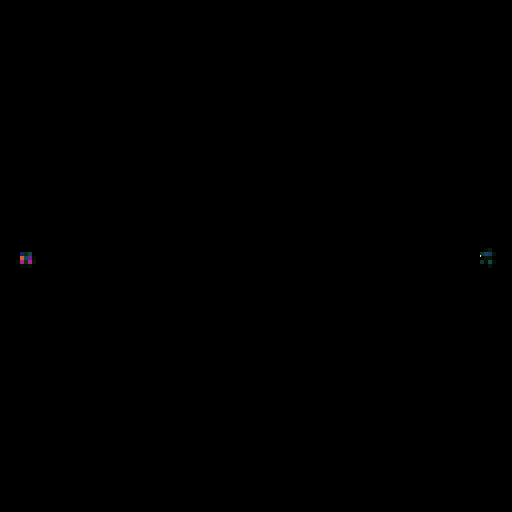
Frame 1 (no input)
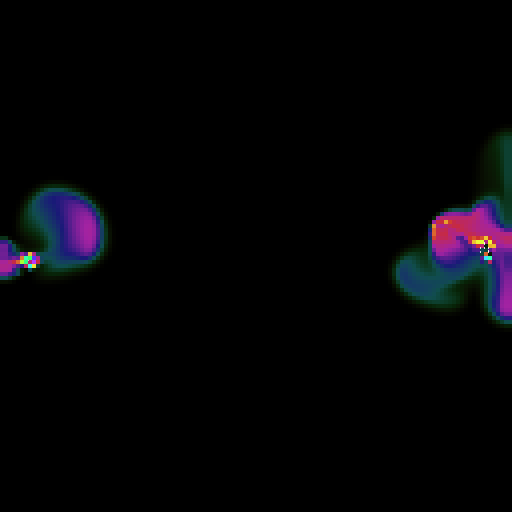
Frame 60 (the mouse pressed at the canvas centre just before this capture)
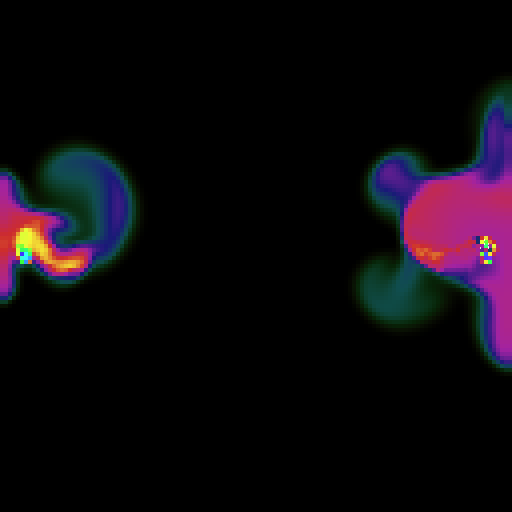
Frame 120 (the mouse held since frame 60 and released just before this capture)

The Processing sketch that drew these frames (run headless with seeded random() and noise(); from frame 60 on, the mouse is pressed at the canvas centre):

// Processing sketch: FluidSimulation
// ── FluidSimulation.pde
final int N = 128;
final int iter = 32;
final int SCALE = 4;
float t = 0;

Fluid fluid;


void settings() {
  size(N * SCALE, N * SCALE);
}

void setup() {
  fluid = new Fluid(0.2, 0.0000001, 0.0000001);
}

void draw() {
  background(0);
  int cx = int(0.05 * width / SCALE);
  int cy = int(0.5 * height / SCALE);
  int cx_1 = int(0.95 * width / SCALE);
  int cy_1 = int(0.5 * height / SCALE); 
  for (int i = -1; i <= 1; i++) {
    for (int j = -1; j <= 1; j++) {
      fluid.addDensity(cx+i, cy+j, random(0, 240));
      fluid.addDensity(cx_1+i, cy_1+j, random(0, 240));
    }
  }
  /*
  for (int i = 0; i < 2; i++) {
    float angle = noise(t) * TWO_PI * 2;
    PVector v = PVector.fromAngle(angle);
    v.mult(0.2);
    t += 0.01;
    fluid.addVelocity(cx, cy, v.x, v.y);
    fluid.addVelocity(cx_1, cy_1, v.x, v.y);
  }
  */
  /*
  PVector v = PVector.fromAngle(PI/4f);
  PVector v_1 = PVector.fromAngle(3f*PI/4f);
  v.mult(0.2);
  v_1.mult(0.4);
  fluid.addVelocity(cx, cy, v.x, v.y);
  fluid.addVelocity(cx_1, cy_1, v_1.x, v_1.y);
  */
  
  for (int i = 0; i < 2; i++) {
    float angle = noise(t) * TWO_PI * 2;
    PVector v = PVector.fromAngle(angle);
    v.mult(0.2);
    t += 0.01;
    fluid.addVelocity(cx, cy, v.x, v.y);
  }
  
  for (int i = 0; i < 2; i++) {
    float angle = noise(t + 1) * TWO_PI * 2;
    PVector v = PVector.fromAngle(angle);
    v.mult(0.4);
    t += 0.01;
    fluid.addVelocity(cx_1, cy_1, v.x, v.y);
  }

  fluid.step();
  fluid.renderD();
  fluid.renderV();
  fluid.fadeD();
}
// ── Fluid.pde
int IX(int x, int y) {
  x = constrain(x, 0, N-1);
  y = constrain(y, 0, N-1);
  return x + (y * N);
}


class Fluid {
  int size;
  float dt;
  float diff;
  float visc;

  float[] s;
  float[] density;

  float[] Vx;
  float[] Vy;

  float[] Vx0;
  float[] Vy0;

  Fluid(float dt, float diffusion, float viscosity) {

    this.size = N;
    this.dt = dt;
    this.diff = diffusion;
    this.visc = viscosity;

    this.s = new float[N*N];
    this.density = new float[N*N];

    this.Vx = new float[N*N];
    this.Vy = new float[N*N];

    this.Vx0 = new float[N*N];
    this.Vy0 = new float[N*N];
  }

  void step() {
    float visc = this.visc;
    float diff = this.diff;
    float dt = this.dt;
    float[] Vx = this.Vx;
    float[] Vy = this.Vy;
    float[] Vx0 = this.Vx0;
    float[] Vy0 = this.Vy0;
    float[] s = this.s;
    float[] density = this.density;

    diffuse(1, Vx0, Vx, visc, dt);
    diffuse(2, Vy0, Vy, visc, dt);

    project(Vx0, Vy0, Vx, Vy);

    advect(1, Vx, Vx0, Vx0, Vy0, dt);
    advect(2, Vy, Vy0, Vx0, Vy0, dt);

    project(Vx, Vy, Vx0, Vy0);

    diffuse(0, s, density, diff, dt);
    advect(0, density, s, Vx, Vy, dt);
  }

  void addDensity(int x, int y, float amount) {
    int index = IX(x, y);
    this.density[index] += amount;
  }

  void addVelocity(int x, int y, float amountX, float amountY) {
    int index = IX(x, y);
    this.Vx[index] += amountX;
    this.Vy[index] += amountY;
  }

  void renderD() {
    colorMode(HSB, 255);

    for (int i = 0; i < N; i++) {
      for (int j = 0; j < N; j++) {
        float x = i * SCALE;
        float y = j * SCALE;
        float d = this.density[IX(i, j)];
        fill((d+50)%255, 200, d);
        noStroke();
        square(x, y, SCALE);
      }
    }
  }

  void renderV() {

    for (int i = 0; i < N; i++) {
      for (int j = 0; j < N; j++) {
        float x = i * SCALE;
        float y = j * SCALE;
        float vx = this.Vx[IX(i, j)];
        float vy = this.Vy[IX(i, j)];
        stroke(255);

        if (!(abs(vx) < 0.1 && abs(vy) <= 0.1)) {
          line(x, y, x+vx*SCALE, y+vy*SCALE );
        }
      }
    }
  }

  void fadeD() {
    for (int i = 0; i < this.density.length; i++) {
      float d = density[i];
      density[i] = constrain(d-0.02, 0, 255);
    }
  }
}
// ── Fluid_Extend.pde
void diffuse (int b, float[] x, float[] x0, float diff, float dt) {
  float a = dt * diff * (N - 2) * (N - 2);
  lin_solve(b, x, x0, a, 1+6*a);
}


void lin_solve(int b, float[] x, float[] x0, float a, float c) {
  float cRecip = 1.0 / c;
  for (int k = 0; k < iter; k++) {
    for (int j = 1; j < N - 1; j++) {
      for (int i = 1; i < N - 1; i++) {
        x[IX(i, j)] = (x0[IX(i, j)] + a*(x[IX(i+1, j)] + x[IX(i-1, j)] + x[IX(i, j+1)] + x[IX(i, j-1)])) * cRecip;
      }
    }
    set_bnd(b, x);
  }
}


void project(float[] velocX, float[] velocY, float[] p, float[] div) {
  for (int j = 1; j < N - 1; j++) {
    for (int i = 1; i < N - 1; i++) {
      div[IX(i, j)] = -0.5f *(velocX[IX(i+1, j)] - velocX[IX(i-1, j)] + velocY[IX(i, j+1)] - velocY[IX(i, j-1)]) / N;
      p[IX(i, j)] = 0;
    }
  }
  set_bnd(0, div); 
  set_bnd(0, p);
  lin_solve(0, p, div, 1, 6);

  for (int j = 1; j < N - 1; j++) {
    for (int i = 1; i < N - 1; i++) {
      velocX[IX(i, j)] -= 0.5f * (p[IX(i+1, j)] - p[IX(i-1, j)]) * N;
      velocY[IX(i, j)] -= 0.5f * (p[IX(i, j+1)] - p[IX(i, j-1)]) * N;
    }
  }
  set_bnd(1, velocX);
  set_bnd(2, velocY);
}


void advect(int b, float[] d, float[] d0, float[] velocX, float[] velocY, float dt) {
  float i0, i1, j0, j1;

  float dtx = dt * (N - 2);
  float dty = dt * (N - 2);

  float s0, s1, t0, t1;
  float tmp1, tmp2, x, y;

  float Nfloat = N;
  float ifloat, jfloat;
  int i, j;

  for (j = 1, jfloat = 1; j < N - 1; j++, jfloat++) { 
    for (i = 1, ifloat = 1; i < N - 1; i++, ifloat++) {
      tmp1 = dtx * velocX[IX(i, j)];
      tmp2 = dty * velocY[IX(i, j)];
      x = ifloat - tmp1; 
      y = jfloat - tmp2;

      if (x < 0.5f) x = 0.5f; 
      if (x > Nfloat + 0.5f) x = Nfloat + 0.5f; 
      i0 = floor(x); 
      i1 = i0 + 1.0f;
      if (y < 0.5f) y = 0.5f; 
      if (y > Nfloat + 0.5f) y = Nfloat + 0.5f; 
      j0 = floor(y);
      j1 = j0 + 1.0f; 

      s1 = x - i0; 
      s0 = 1.0f - s1; 
      t1 = y - j0; 
      t0 = 1.0f - t1;

      int i0i = int(i0);
      int i1i = int(i1);
      int j0i = int(j0);
      int j1i = int(j1);

      d[IX(i, j)] = 
        s0 * (t0 * d0[IX(i0i, j0i)] + t1 * d0[IX(i0i, j1i)]) + s1 * (t0 * d0[IX(i1i, j0i)] + t1 * d0[IX(i1i, j1i)]);
    }
  }
  set_bnd(b, d);
}


void set_bnd(int b, float[] x) {
  for (int i = 1; i < N - 1; i++) {
    x[IX(i, 0)] = b == 2 ? -x[IX(i, 1)] : x[IX(i, 1)];
    x[IX(i, N-1)] = b == 2 ? -x[IX(i, N-2)] : x[IX(i, N-2)];
  }
  for (int j = 1; j < N - 1; j++) {
    x[IX(0, j)] = b == 1 ? -x[IX(1, j)] : x[IX(1, j)];
    x[IX(N-1, j)] = b == 1 ? -x[IX(N-2, j)] : x[IX(N-2, j)];
  }

  x[IX(0, 0)] = 0.5f * (x[IX(1, 0)] + x[IX(0, 1)]);
  x[IX(0, N-1)] = 0.5f * (x[IX(1, N-1)] + x[IX(0, N-2)]);
  x[IX(N-1, 0)] = 0.5f * (x[IX(N-2, 0)] + x[IX(N-1, 1)]);
  x[IX(N-1, N-1)] = 0.5f * (x[IX(N-2, N-1)] + x[IX(N-1, N-2)]);
}
